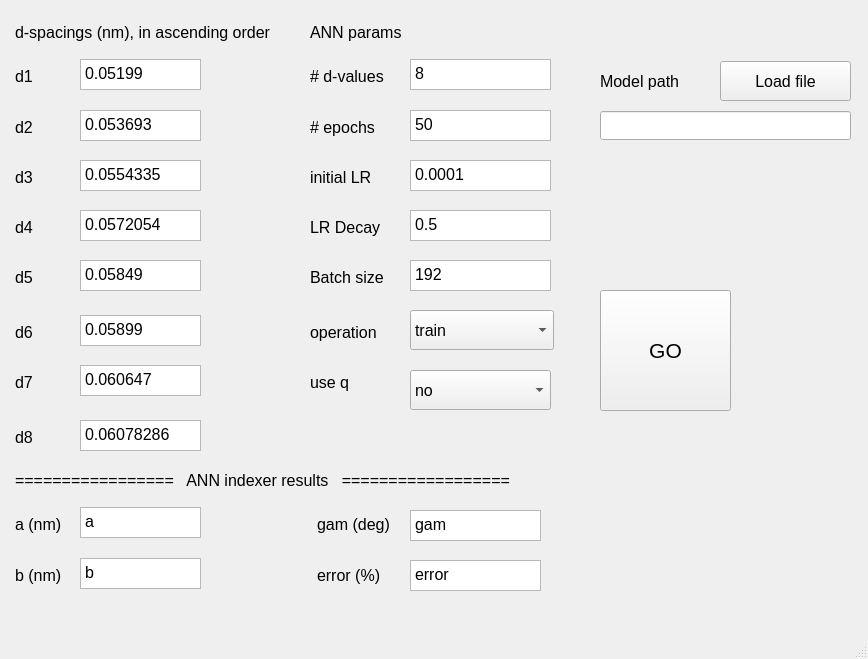
 <widget class="QMainWindow" name="MainWindow">
  <property name="geometry">
   <rect>
    <x>0</x>
    <y>0</y>
    <width>868</width>
    <height>659</height>
   </rect>
  </property>
  <property name="windowTitle">
   <string>ANN indexer</string>
  </property>
  <widget class="QWidget" name="centralwidget">
   <widget class="QLabel" name="label">
    <property name="geometry">
     <rect>
      <x>15</x>
      <y>15</y>
      <width>271</width>
      <height>34</height>
     </rect>
    </property>
    <property name="font">
     <font>
      <pointsize>12</pointsize>
     </font>
    </property>
    <property name="text">
     <string>d-spacings (nm), in ascending order</string>
    </property>
   </widget>
   <widget class="QLabel" name="label_2">
    <property name="geometry">
     <rect>
      <x>15</x>
      <y>59</y>
      <width>30</width>
      <height>34</height>
     </rect>
    </property>
    <property name="font">
     <font>
      <pointsize>12</pointsize>
     </font>
    </property>
    <property name="text">
     <string>d1</string>
    </property>
   </widget>
   <widget class="QLabel" name="label_3">
    <property name="geometry">
     <rect>
      <x>15</x>
      <y>110</y>
      <width>30</width>
      <height>34</height>
     </rect>
    </property>
    <property name="font">
     <font>
      <pointsize>12</pointsize>
     </font>
    </property>
    <property name="text">
     <string>d2</string>
    </property>
   </widget>
   <widget class="QLabel" name="label_4">
    <property name="geometry">
     <rect>
      <x>15</x>
      <y>160</y>
      <width>30</width>
      <height>34</height>
     </rect>
    </property>
    <property name="font">
     <font>
      <pointsize>12</pointsize>
     </font>
    </property>
    <property name="text">
     <string>d3</string>
    </property>
   </widget>
   <widget class="QLabel" name="label_5">
    <property name="geometry">
     <rect>
      <x>15</x>
      <y>210</y>
      <width>30</width>
      <height>34</height>
     </rect>
    </property>
    <property name="font">
     <font>
      <pointsize>12</pointsize>
     </font>
    </property>
    <property name="text">
     <string>d4</string>
    </property>
   </widget>
   <widget class="QLabel" name="label_6">
    <property name="geometry">
     <rect>
      <x>15</x>
      <y>260</y>
      <width>30</width>
      <height>34</height>
     </rect>
    </property>
    <property name="font">
     <font>
      <pointsize>12</pointsize>
     </font>
    </property>
    <property name="text">
     <string>d5</string>
    </property>
   </widget>
   <widget class="QTextEdit" name="d1box">
    <property name="geometry">
     <rect>
      <x>80</x>
      <y>59</y>
      <width>121</width>
      <height>31</height>
     </rect>
    </property>
    <property name="font">
     <font>
      <pointsize>12</pointsize>
     </font>
    </property>
    <property name="verticalScrollBarPolicy">
     <enum>Qt::ScrollBarAlwaysOff</enum>
    </property>
    <property name="tabChangesFocus">
     <bool>false</bool>
    </property>
    <property name="documentTitle">
     <string/>
    </property>
    <property name="html">
     <string>&lt;!DOCTYPE HTML PUBLIC &quot;-//W3C//DTD HTML 4.0//EN&quot; &quot;http://www.w3.org/TR/REC-html40/strict.dtd&quot;&gt;
&lt;html&gt;&lt;head&gt;&lt;meta name=&quot;qrichtext&quot; content=&quot;1&quot; /&gt;&lt;style type=&quot;text/css&quot;&gt;
p, li { white-space: pre-wrap; }
&lt;/style&gt;&lt;/head&gt;&lt;body style=&quot; font-family:'MS Shell Dlg 2'; font-size:12pt; font-weight:400; font-style:normal;&quot;&gt;
&lt;p style=&quot; margin-top:0px; margin-bottom:0px; margin-left:0px; margin-right:0px; -qt-block-indent:0; text-indent:0px;&quot;&gt;0.05199&lt;/p&gt;&lt;/body&gt;&lt;/html&gt;</string>
    </property>
   </widget>
   <widget class="QTextEdit" name="d2box">
    <property name="geometry">
     <rect>
      <x>80</x>
      <y>110</y>
      <width>121</width>
      <height>31</height>
     </rect>
    </property>
    <property name="font">
     <font>
      <pointsize>12</pointsize>
     </font>
    </property>
    <property name="verticalScrollBarPolicy">
     <enum>Qt::ScrollBarAlwaysOff</enum>
    </property>
    <property name="html">
     <string>&lt;!DOCTYPE HTML PUBLIC &quot;-//W3C//DTD HTML 4.0//EN&quot; &quot;http://www.w3.org/TR/REC-html40/strict.dtd&quot;&gt;
&lt;html&gt;&lt;head&gt;&lt;meta name=&quot;qrichtext&quot; content=&quot;1&quot; /&gt;&lt;style type=&quot;text/css&quot;&gt;
p, li { white-space: pre-wrap; }
&lt;/style&gt;&lt;/head&gt;&lt;body style=&quot; font-family:'MS Shell Dlg 2'; font-size:12pt; font-weight:400; font-style:normal;&quot;&gt;
&lt;p style=&quot; margin-top:0px; margin-bottom:0px; margin-left:0px; margin-right:0px; -qt-block-indent:0; text-indent:0px;&quot;&gt;0.053693&lt;/p&gt;&lt;/body&gt;&lt;/html&gt;</string>
    </property>
   </widget>
   <widget class="QTextEdit" name="d3box">
    <property name="geometry">
     <rect>
      <x>80</x>
      <y>160</y>
      <width>121</width>
      <height>31</height>
     </rect>
    </property>
    <property name="font">
     <font>
      <pointsize>12</pointsize>
     </font>
    </property>
    <property name="verticalScrollBarPolicy">
     <enum>Qt::ScrollBarAlwaysOff</enum>
    </property>
    <property name="html">
     <string>&lt;!DOCTYPE HTML PUBLIC &quot;-//W3C//DTD HTML 4.0//EN&quot; &quot;http://www.w3.org/TR/REC-html40/strict.dtd&quot;&gt;
&lt;html&gt;&lt;head&gt;&lt;meta name=&quot;qrichtext&quot; content=&quot;1&quot; /&gt;&lt;style type=&quot;text/css&quot;&gt;
p, li { white-space: pre-wrap; }
&lt;/style&gt;&lt;/head&gt;&lt;body style=&quot; font-family:'MS Shell Dlg 2'; font-size:12pt; font-weight:400; font-style:normal;&quot;&gt;
&lt;p style=&quot; margin-top:0px; margin-bottom:0px; margin-left:0px; margin-right:0px; -qt-block-indent:0; text-indent:0px;&quot;&gt;0.0554335&lt;/p&gt;&lt;/body&gt;&lt;/html&gt;</string>
    </property>
   </widget>
   <widget class="QTextEdit" name="d4box">
    <property name="geometry">
     <rect>
      <x>80</x>
      <y>210</y>
      <width>121</width>
      <height>31</height>
     </rect>
    </property>
    <property name="font">
     <font>
      <pointsize>12</pointsize>
     </font>
    </property>
    <property name="verticalScrollBarPolicy">
     <enum>Qt::ScrollBarAlwaysOff</enum>
    </property>
    <property name="html">
     <string>&lt;!DOCTYPE HTML PUBLIC &quot;-//W3C//DTD HTML 4.0//EN&quot; &quot;http://www.w3.org/TR/REC-html40/strict.dtd&quot;&gt;
&lt;html&gt;&lt;head&gt;&lt;meta name=&quot;qrichtext&quot; content=&quot;1&quot; /&gt;&lt;style type=&quot;text/css&quot;&gt;
p, li { white-space: pre-wrap; }
&lt;/style&gt;&lt;/head&gt;&lt;body style=&quot; font-family:'MS Shell Dlg 2'; font-size:12pt; font-weight:400; font-style:normal;&quot;&gt;
&lt;p style=&quot; margin-top:0px; margin-bottom:0px; margin-left:0px; margin-right:0px; -qt-block-indent:0; text-indent:0px;&quot;&gt;0.0572054&lt;/p&gt;&lt;/body&gt;&lt;/html&gt;</string>
    </property>
   </widget>
   <widget class="QTextEdit" name="d5box">
    <property name="geometry">
     <rect>
      <x>80</x>
      <y>260</y>
      <width>121</width>
      <height>31</height>
     </rect>
    </property>
    <property name="font">
     <font>
      <pointsize>12</pointsize>
     </font>
    </property>
    <property name="verticalScrollBarPolicy">
     <enum>Qt::ScrollBarAlwaysOff</enum>
    </property>
    <property name="html">
     <string>&lt;!DOCTYPE HTML PUBLIC &quot;-//W3C//DTD HTML 4.0//EN&quot; &quot;http://www.w3.org/TR/REC-html40/strict.dtd&quot;&gt;
&lt;html&gt;&lt;head&gt;&lt;meta name=&quot;qrichtext&quot; content=&quot;1&quot; /&gt;&lt;style type=&quot;text/css&quot;&gt;
p, li { white-space: pre-wrap; }
&lt;/style&gt;&lt;/head&gt;&lt;body style=&quot; font-family:'MS Shell Dlg 2'; font-size:12pt; font-weight:400; font-style:normal;&quot;&gt;
&lt;p style=&quot; margin-top:0px; margin-bottom:0px; margin-left:0px; margin-right:0px; -qt-block-indent:0; text-indent:0px;&quot;&gt;0.05849&lt;/p&gt;&lt;/body&gt;&lt;/html&gt;</string>
    </property>
   </widget>
   <widget class="QLabel" name="label_7">
    <property name="geometry">
     <rect>
      <x>310</x>
      <y>15</y>
      <width>156</width>
      <height>34</height>
     </rect>
    </property>
    <property name="font">
     <font>
      <pointsize>12</pointsize>
     </font>
    </property>
    <property name="text">
     <string>ANN params</string>
    </property>
   </widget>
   <widget class="QLabel" name="label_8">
    <property name="geometry">
     <rect>
      <x>310</x>
      <y>59</y>
      <width>133</width>
      <height>34</height>
     </rect>
    </property>
    <property name="font">
     <font>
      <pointsize>12</pointsize>
     </font>
    </property>
    <property name="text">
     <string># d-values</string>
    </property>
   </widget>
   <widget class="QTextEdit" name="initLR">
    <property name="geometry">
     <rect>
      <x>410</x>
      <y>160</y>
      <width>141</width>
      <height>31</height>
     </rect>
    </property>
    <property name="font">
     <font>
      <pointsize>12</pointsize>
     </font>
    </property>
    <property name="verticalScrollBarPolicy">
     <enum>Qt::ScrollBarAlwaysOff</enum>
    </property>
    <property name="html">
     <string>&lt;!DOCTYPE HTML PUBLIC &quot;-//W3C//DTD HTML 4.0//EN&quot; &quot;http://www.w3.org/TR/REC-html40/strict.dtd&quot;&gt;
&lt;html&gt;&lt;head&gt;&lt;meta name=&quot;qrichtext&quot; content=&quot;1&quot; /&gt;&lt;style type=&quot;text/css&quot;&gt;
p, li { white-space: pre-wrap; }
&lt;/style&gt;&lt;/head&gt;&lt;body style=&quot; font-family:'MS Shell Dlg 2'; font-size:12pt; font-weight:400; font-style:normal;&quot;&gt;
&lt;p style=&quot; margin-top:0px; margin-bottom:0px; margin-left:0px; margin-right:0px; -qt-block-indent:0; text-indent:0px;&quot;&gt;0.0001&lt;/p&gt;&lt;/body&gt;&lt;/html&gt;</string>
    </property>
   </widget>
   <widget class="QTextEdit" name="epochs">
    <property name="geometry">
     <rect>
      <x>410</x>
      <y>110</y>
      <width>141</width>
      <height>31</height>
     </rect>
    </property>
    <property name="font">
     <font>
      <pointsize>12</pointsize>
     </font>
    </property>
    <property name="verticalScrollBarPolicy">
     <enum>Qt::ScrollBarAlwaysOff</enum>
    </property>
    <property name="html">
     <string>&lt;!DOCTYPE HTML PUBLIC &quot;-//W3C//DTD HTML 4.0//EN&quot; &quot;http://www.w3.org/TR/REC-html40/strict.dtd&quot;&gt;
&lt;html&gt;&lt;head&gt;&lt;meta name=&quot;qrichtext&quot; content=&quot;1&quot; /&gt;&lt;style type=&quot;text/css&quot;&gt;
p, li { white-space: pre-wrap; }
&lt;/style&gt;&lt;/head&gt;&lt;body style=&quot; font-family:'MS Shell Dlg 2'; font-size:12pt; font-weight:400; font-style:normal;&quot;&gt;
&lt;p style=&quot; margin-top:0px; margin-bottom:0px; margin-left:0px; margin-right:0px; -qt-block-indent:0; text-indent:0px;&quot;&gt;50&lt;/p&gt;&lt;/body&gt;&lt;/html&gt;</string>
    </property>
   </widget>
   <widget class="QTextEdit" name="LRdecay">
    <property name="geometry">
     <rect>
      <x>410</x>
      <y>210</y>
      <width>141</width>
      <height>31</height>
     </rect>
    </property>
    <property name="font">
     <font>
      <pointsize>12</pointsize>
     </font>
    </property>
    <property name="layoutDirection">
     <enum>Qt::LeftToRight</enum>
    </property>
    <property name="verticalScrollBarPolicy">
     <enum>Qt::ScrollBarAlwaysOff</enum>
    </property>
    <property name="html">
     <string>&lt;!DOCTYPE HTML PUBLIC &quot;-//W3C//DTD HTML 4.0//EN&quot; &quot;http://www.w3.org/TR/REC-html40/strict.dtd&quot;&gt;
&lt;html&gt;&lt;head&gt;&lt;meta name=&quot;qrichtext&quot; content=&quot;1&quot; /&gt;&lt;style type=&quot;text/css&quot;&gt;
p, li { white-space: pre-wrap; }
&lt;/style&gt;&lt;/head&gt;&lt;body style=&quot; font-family:'MS Shell Dlg 2'; font-size:12pt; font-weight:400; font-style:normal;&quot;&gt;
&lt;p style=&quot; margin-top:0px; margin-bottom:0px; margin-left:0px; margin-right:0px; -qt-block-indent:0; text-indent:0px;&quot;&gt;0.5&lt;/p&gt;&lt;/body&gt;&lt;/html&gt;</string>
    </property>
   </widget>
   <widget class="QLabel" name="label_10">
    <property name="geometry">
     <rect>
      <x>310</x>
      <y>110</y>
      <width>116</width>
      <height>34</height>
     </rect>
    </property>
    <property name="font">
     <font>
      <pointsize>12</pointsize>
     </font>
    </property>
    <property name="text">
     <string># epochs</string>
    </property>
   </widget>
   <widget class="QLabel" name="label_11">
    <property name="geometry">
     <rect>
      <x>310</x>
      <y>210</y>
      <width>116</width>
      <height>34</height>
     </rect>
    </property>
    <property name="font">
     <font>
      <pointsize>12</pointsize>
     </font>
    </property>
    <property name="text">
     <string>LR Decay</string>
    </property>
   </widget>
   <widget class="QTextEdit" name="num_d">
    <property name="geometry">
     <rect>
      <x>410</x>
      <y>59</y>
      <width>141</width>
      <height>31</height>
     </rect>
    </property>
    <property name="font">
     <font>
      <pointsize>12</pointsize>
     </font>
    </property>
    <property name="verticalScrollBarPolicy">
     <enum>Qt::ScrollBarAlwaysOff</enum>
    </property>
    <property name="tabChangesFocus">
     <bool>false</bool>
    </property>
    <property name="documentTitle">
     <string/>
    </property>
    <property name="html">
     <string>&lt;!DOCTYPE HTML PUBLIC &quot;-//W3C//DTD HTML 4.0//EN&quot; &quot;http://www.w3.org/TR/REC-html40/strict.dtd&quot;&gt;
&lt;html&gt;&lt;head&gt;&lt;meta name=&quot;qrichtext&quot; content=&quot;1&quot; /&gt;&lt;style type=&quot;text/css&quot;&gt;
p, li { white-space: pre-wrap; }
&lt;/style&gt;&lt;/head&gt;&lt;body style=&quot; font-family:'MS Shell Dlg 2'; font-size:12pt; font-weight:400; font-style:normal;&quot;&gt;
&lt;p style=&quot; margin-top:0px; margin-bottom:0px; margin-left:0px; margin-right:0px; -qt-block-indent:0; text-indent:0px;&quot;&gt;8&lt;/p&gt;&lt;/body&gt;&lt;/html&gt;</string>
    </property>
   </widget>
   <widget class="QLabel" name="learnRateDecay">
    <property name="geometry">
     <rect>
      <x>310</x>
      <y>160</y>
      <width>104</width>
      <height>34</height>
     </rect>
    </property>
    <property name="font">
     <font>
      <pointsize>12</pointsize>
     </font>
    </property>
    <property name="text">
     <string>initial LR</string>
    </property>
   </widget>
   <widget class="QLabel" name="label_12">
    <property name="geometry">
     <rect>
      <x>15</x>
      <y>463</y>
      <width>800</width>
      <height>34</height>
     </rect>
    </property>
    <property name="font">
     <font>
      <pointsize>12</pointsize>
     </font>
    </property>
    <property name="text">
     <string>=================   ANN indexer results   ==================</string>
    </property>
   </widget>
   <widget class="QLabel" name="label_13">
    <property name="geometry">
     <rect>
      <x>15</x>
      <y>507</y>
      <width>86</width>
      <height>34</height>
     </rect>
    </property>
    <property name="font">
     <font>
      <pointsize>12</pointsize>
     </font>
    </property>
    <property name="text">
     <string>a (nm)</string>
    </property>
   </widget>
   <widget class="QTextEdit" name="a_box">
    <property name="geometry">
     <rect>
      <x>80</x>
      <y>507</y>
      <width>121</width>
      <height>31</height>
     </rect>
    </property>
    <property name="font">
     <font>
      <pointsize>12</pointsize>
     </font>
    </property>
    <property name="autoFillBackground">
     <bool>true</bool>
    </property>
    <property name="verticalScrollBarPolicy">
     <enum>Qt::ScrollBarAlwaysOff</enum>
    </property>
    <property name="readOnly">
     <bool>true</bool>
    </property>
    <property name="html">
     <string>&lt;!DOCTYPE HTML PUBLIC &quot;-//W3C//DTD HTML 4.0//EN&quot; &quot;http://www.w3.org/TR/REC-html40/strict.dtd&quot;&gt;
&lt;html&gt;&lt;head&gt;&lt;meta name=&quot;qrichtext&quot; content=&quot;1&quot; /&gt;&lt;style type=&quot;text/css&quot;&gt;
p, li { white-space: pre-wrap; }
&lt;/style&gt;&lt;/head&gt;&lt;body style=&quot; font-family:'MS Shell Dlg 2'; font-size:12pt; font-weight:400; font-style:normal;&quot;&gt;
&lt;p style=&quot; margin-top:0px; margin-bottom:0px; margin-left:0px; margin-right:0px; -qt-block-indent:0; text-indent:0px;&quot;&gt;a&lt;/p&gt;&lt;/body&gt;&lt;/html&gt;</string>
    </property>
   </widget>
   <widget class="QLabel" name="label_14">
    <property name="geometry">
     <rect>
      <x>15</x>
      <y>558</y>
      <width>86</width>
      <height>34</height>
     </rect>
    </property>
    <property name="font">
     <font>
      <pointsize>12</pointsize>
     </font>
    </property>
    <property name="text">
     <string>b (nm)</string>
    </property>
   </widget>
   <widget class="QTextEdit" name="b_box">
    <property name="geometry">
     <rect>
      <x>80</x>
      <y>558</y>
      <width>121</width>
      <height>31</height>
     </rect>
    </property>
    <property name="font">
     <font>
      <pointsize>12</pointsize>
     </font>
    </property>
    <property name="autoFillBackground">
     <bool>true</bool>
    </property>
    <property name="verticalScrollBarPolicy">
     <enum>Qt::ScrollBarAlwaysOff</enum>
    </property>
    <property name="readOnly">
     <bool>true</bool>
    </property>
    <property name="html">
     <string>&lt;!DOCTYPE HTML PUBLIC &quot;-//W3C//DTD HTML 4.0//EN&quot; &quot;http://www.w3.org/TR/REC-html40/strict.dtd&quot;&gt;
&lt;html&gt;&lt;head&gt;&lt;meta name=&quot;qrichtext&quot; content=&quot;1&quot; /&gt;&lt;style type=&quot;text/css&quot;&gt;
p, li { white-space: pre-wrap; }
&lt;/style&gt;&lt;/head&gt;&lt;body style=&quot; font-family:'MS Shell Dlg 2'; font-size:12pt; font-weight:400; font-style:normal;&quot;&gt;
&lt;p style=&quot; margin-top:0px; margin-bottom:0px; margin-left:0px; margin-right:0px; -qt-block-indent:0; text-indent:0px;&quot;&gt;b&lt;/p&gt;&lt;/body&gt;&lt;/html&gt;</string>
    </property>
   </widget>
   <widget class="QTextEdit" name="gam_box">
    <property name="geometry">
     <rect>
      <x>410</x>
      <y>510</y>
      <width>131</width>
      <height>31</height>
     </rect>
    </property>
    <property name="font">
     <font>
      <pointsize>12</pointsize>
     </font>
    </property>
    <property name="autoFillBackground">
     <bool>true</bool>
    </property>
    <property name="verticalScrollBarPolicy">
     <enum>Qt::ScrollBarAlwaysOff</enum>
    </property>
    <property name="readOnly">
     <bool>true</bool>
    </property>
    <property name="html">
     <string>&lt;!DOCTYPE HTML PUBLIC &quot;-//W3C//DTD HTML 4.0//EN&quot; &quot;http://www.w3.org/TR/REC-html40/strict.dtd&quot;&gt;
&lt;html&gt;&lt;head&gt;&lt;meta name=&quot;qrichtext&quot; content=&quot;1&quot; /&gt;&lt;style type=&quot;text/css&quot;&gt;
p, li { white-space: pre-wrap; }
&lt;/style&gt;&lt;/head&gt;&lt;body style=&quot; font-family:'MS Shell Dlg 2'; font-size:12pt; font-weight:400; font-style:normal;&quot;&gt;
&lt;p style=&quot; margin-top:0px; margin-bottom:0px; margin-left:0px; margin-right:0px; -qt-block-indent:0; text-indent:0px;&quot;&gt;gam&lt;/p&gt;&lt;/body&gt;&lt;/html&gt;</string>
    </property>
   </widget>
   <widget class="QLabel" name="label_15">
    <property name="geometry">
     <rect>
      <x>317</x>
      <y>507</y>
      <width>151</width>
      <height>34</height>
     </rect>
    </property>
    <property name="font">
     <font>
      <pointsize>12</pointsize>
     </font>
    </property>
    <property name="text">
     <string>gam (deg)</string>
    </property>
   </widget>
   <widget class="QTextEdit" name="d6box">
    <property name="geometry">
     <rect>
      <x>80</x>
      <y>315</y>
      <width>121</width>
      <height>31</height>
     </rect>
    </property>
    <property name="font">
     <font>
      <pointsize>12</pointsize>
     </font>
    </property>
    <property name="verticalScrollBarPolicy">
     <enum>Qt::ScrollBarAlwaysOff</enum>
    </property>
    <property name="html">
     <string>&lt;!DOCTYPE HTML PUBLIC &quot;-//W3C//DTD HTML 4.0//EN&quot; &quot;http://www.w3.org/TR/REC-html40/strict.dtd&quot;&gt;
&lt;html&gt;&lt;head&gt;&lt;meta name=&quot;qrichtext&quot; content=&quot;1&quot; /&gt;&lt;style type=&quot;text/css&quot;&gt;
p, li { white-space: pre-wrap; }
&lt;/style&gt;&lt;/head&gt;&lt;body style=&quot; font-family:'MS Shell Dlg 2'; font-size:12pt; font-weight:400; font-style:normal;&quot;&gt;
&lt;p style=&quot; margin-top:0px; margin-bottom:0px; margin-left:0px; margin-right:0px; -qt-block-indent:0; text-indent:0px;&quot;&gt;0.05899&lt;/p&gt;&lt;/body&gt;&lt;/html&gt;</string>
    </property>
   </widget>
   <widget class="QTextEdit" name="d7box">
    <property name="geometry">
     <rect>
      <x>80</x>
      <y>365</y>
      <width>121</width>
      <height>31</height>
     </rect>
    </property>
    <property name="font">
     <font>
      <pointsize>12</pointsize>
     </font>
    </property>
    <property name="verticalScrollBarPolicy">
     <enum>Qt::ScrollBarAlwaysOff</enum>
    </property>
    <property name="html">
     <string>&lt;!DOCTYPE HTML PUBLIC &quot;-//W3C//DTD HTML 4.0//EN&quot; &quot;http://www.w3.org/TR/REC-html40/strict.dtd&quot;&gt;
&lt;html&gt;&lt;head&gt;&lt;meta name=&quot;qrichtext&quot; content=&quot;1&quot; /&gt;&lt;style type=&quot;text/css&quot;&gt;
p, li { white-space: pre-wrap; }
&lt;/style&gt;&lt;/head&gt;&lt;body style=&quot; font-family:'MS Shell Dlg 2'; font-size:12pt; font-weight:400; font-style:normal;&quot;&gt;
&lt;p style=&quot; margin-top:0px; margin-bottom:0px; margin-left:0px; margin-right:0px; -qt-block-indent:0; text-indent:0px;&quot;&gt;0.060647&lt;/p&gt;&lt;/body&gt;&lt;/html&gt;</string>
    </property>
   </widget>
   <widget class="QTextEdit" name="d8box">
    <property name="geometry">
     <rect>
      <x>80</x>
      <y>420</y>
      <width>121</width>
      <height>31</height>
     </rect>
    </property>
    <property name="font">
     <font>
      <pointsize>12</pointsize>
     </font>
    </property>
    <property name="verticalScrollBarPolicy">
     <enum>Qt::ScrollBarAlwaysOff</enum>
    </property>
    <property name="html">
     <string>&lt;!DOCTYPE HTML PUBLIC &quot;-//W3C//DTD HTML 4.0//EN&quot; &quot;http://www.w3.org/TR/REC-html40/strict.dtd&quot;&gt;
&lt;html&gt;&lt;head&gt;&lt;meta name=&quot;qrichtext&quot; content=&quot;1&quot; /&gt;&lt;style type=&quot;text/css&quot;&gt;
p, li { white-space: pre-wrap; }
&lt;/style&gt;&lt;/head&gt;&lt;body style=&quot; font-family:'MS Shell Dlg 2'; font-size:12pt; font-weight:400; font-style:normal;&quot;&gt;
&lt;p style=&quot; margin-top:0px; margin-bottom:0px; margin-left:0px; margin-right:0px; -qt-block-indent:0; text-indent:0px;&quot;&gt;0.06078286&lt;/p&gt;&lt;/body&gt;&lt;/html&gt;</string>
    </property>
   </widget>
   <widget class="QLabel" name="label_16">
    <property name="geometry">
     <rect>
      <x>15</x>
      <y>315</y>
      <width>30</width>
      <height>34</height>
     </rect>
    </property>
    <property name="font">
     <font>
      <pointsize>12</pointsize>
     </font>
    </property>
    <property name="text">
     <string>d6</string>
    </property>
   </widget>
   <widget class="QLabel" name="label_17">
    <property name="geometry">
     <rect>
      <x>15</x>
      <y>365</y>
      <width>30</width>
      <height>34</height>
     </rect>
    </property>
    <property name="font">
     <font>
      <pointsize>12</pointsize>
     </font>
    </property>
    <property name="text">
     <string>d7</string>
    </property>
   </widget>
   <widget class="QLabel" name="label_18">
    <property name="geometry">
     <rect>
      <x>15</x>
      <y>420</y>
      <width>30</width>
      <height>34</height>
     </rect>
    </property>
    <property name="font">
     <font>
      <pointsize>12</pointsize>
     </font>
    </property>
    <property name="text">
     <string>d8</string>
    </property>
   </widget>
   <widget class="QPushButton" name="calcButton">
    <property name="geometry">
     <rect>
      <x>600</x>
      <y>290</y>
      <width>131</width>
      <height>121</height>
     </rect>
    </property>
    <property name="font">
     <font>
      <pointsize>16</pointsize>
     </font>
    </property>
    <property name="text">
     <string>GO</string>
    </property>
   </widget>
   <widget class="QLabel" name="operation_label">
    <property name="geometry">
     <rect>
      <x>310</x>
      <y>315</y>
      <width>116</width>
      <height>34</height>
     </rect>
    </property>
    <property name="font">
     <font>
      <pointsize>12</pointsize>
     </font>
    </property>
    <property name="text">
     <string>operation</string>
    </property>
   </widget>
   <widget class="QLabel" name="label_20">
    <property name="geometry">
     <rect>
      <x>310</x>
      <y>365</y>
      <width>68</width>
      <height>34</height>
     </rect>
    </property>
    <property name="font">
     <font>
      <pointsize>12</pointsize>
     </font>
    </property>
    <property name="text">
     <string>use q</string>
    </property>
   </widget>
   <widget class="QLabel" name="label_22">
    <property name="geometry">
     <rect>
      <x>317</x>
      <y>558</y>
      <width>141</width>
      <height>34</height>
     </rect>
    </property>
    <property name="font">
     <font>
      <pointsize>12</pointsize>
     </font>
    </property>
    <property name="text">
     <string>error (%)</string>
    </property>
   </widget>
   <widget class="QTextEdit" name="error_box">
    <property name="geometry">
     <rect>
      <x>410</x>
      <y>560</y>
      <width>131</width>
      <height>31</height>
     </rect>
    </property>
    <property name="font">
     <font>
      <pointsize>12</pointsize>
     </font>
    </property>
    <property name="autoFillBackground">
     <bool>true</bool>
    </property>
    <property name="verticalScrollBarPolicy">
     <enum>Qt::ScrollBarAlwaysOff</enum>
    </property>
    <property name="readOnly">
     <bool>true</bool>
    </property>
    <property name="html">
     <string>&lt;!DOCTYPE HTML PUBLIC &quot;-//W3C//DTD HTML 4.0//EN&quot; &quot;http://www.w3.org/TR/REC-html40/strict.dtd&quot;&gt;
&lt;html&gt;&lt;head&gt;&lt;meta name=&quot;qrichtext&quot; content=&quot;1&quot; /&gt;&lt;style type=&quot;text/css&quot;&gt;
p, li { white-space: pre-wrap; }
&lt;/style&gt;&lt;/head&gt;&lt;body style=&quot; font-family:'MS Shell Dlg 2'; font-size:12pt; font-weight:400; font-style:normal;&quot;&gt;
&lt;p style=&quot; margin-top:0px; margin-bottom:0px; margin-left:0px; margin-right:0px; -qt-block-indent:0; text-indent:0px;&quot;&gt;error&lt;/p&gt;&lt;/body&gt;&lt;/html&gt;</string>
    </property>
   </widget>
   <widget class="QComboBox" name="operation">
    <property name="geometry">
     <rect>
      <x>410</x>
      <y>310</y>
      <width>144</width>
      <height>40</height>
     </rect>
    </property>
    <property name="font">
     <font>
      <pointsize>12</pointsize>
     </font>
    </property>
    <item>
     <property name="text">
      <string>train</string>
     </property>
    </item>
    <item>
     <property name="text">
      <string>index</string>
     </property>
    </item>
    <item>
     <property name="text">
      <string>simulate</string>
     </property>
    </item>
   </widget>
   <widget class="QComboBox" name="use_q">
    <property name="geometry">
     <rect>
      <x>410</x>
      <y>370</y>
      <width>141</width>
      <height>40</height>
     </rect>
    </property>
    <property name="font">
     <font>
      <pointsize>12</pointsize>
     </font>
    </property>
    <item>
     <property name="text">
      <string>no</string>
     </property>
    </item>
    <item>
     <property name="text">
      <string>yes (not implemented)</string>
     </property>
    </item>
   </widget>
   <widget class="QLineEdit" name="modelPath">
    <property name="geometry">
     <rect>
      <x>600</x>
      <y>111</y>
      <width>251</width>
      <height>29</height>
     </rect>
    </property>
    <property name="text">
     <string/>
    </property>
   </widget>
   <widget class="QLabel" name="label_19">
    <property name="geometry">
     <rect>
      <x>600</x>
      <y>70</y>
      <width>94</width>
      <height>23</height>
     </rect>
    </property>
    <property name="font">
     <font>
      <pointsize>12</pointsize>
     </font>
    </property>
    <property name="text">
     <string>Model path</string>
    </property>
   </widget>
   <widget class="QPushButton" name="modelPathButton">
    <property name="geometry">
     <rect>
      <x>720</x>
      <y>61</y>
      <width>131</width>
      <height>40</height>
     </rect>
    </property>
    <property name="font">
     <font>
      <pointsize>12</pointsize>
     </font>
    </property>
    <property name="text">
     <string>Load file</string>
    </property>
   </widget>
   <widget class="QTextEdit" name="BatchSize">
    <property name="geometry">
     <rect>
      <x>410</x>
      <y>260</y>
      <width>141</width>
      <height>31</height>
     </rect>
    </property>
    <property name="font">
     <font>
      <pointsize>12</pointsize>
     </font>
    </property>
    <property name="layoutDirection">
     <enum>Qt::LeftToRight</enum>
    </property>
    <property name="verticalScrollBarPolicy">
     <enum>Qt::ScrollBarAlwaysOff</enum>
    </property>
    <property name="html">
     <string>&lt;!DOCTYPE HTML PUBLIC &quot;-//W3C//DTD HTML 4.0//EN&quot; &quot;http://www.w3.org/TR/REC-html40/strict.dtd&quot;&gt;
&lt;html&gt;&lt;head&gt;&lt;meta name=&quot;qrichtext&quot; content=&quot;1&quot; /&gt;&lt;style type=&quot;text/css&quot;&gt;
p, li { white-space: pre-wrap; }
&lt;/style&gt;&lt;/head&gt;&lt;body style=&quot; font-family:'MS Shell Dlg 2'; font-size:12pt; font-weight:400; font-style:normal;&quot;&gt;
&lt;p style=&quot; margin-top:0px; margin-bottom:0px; margin-left:0px; margin-right:0px; -qt-block-indent:0; text-indent:0px;&quot;&gt;192&lt;/p&gt;&lt;/body&gt;&lt;/html&gt;</string>
    </property>
   </widget>
   <widget class="QLabel" name="label_21">
    <property name="geometry">
     <rect>
      <x>310</x>
      <y>260</y>
      <width>125</width>
      <height>34</height>
     </rect>
    </property>
    <property name="font">
     <font>
      <pointsize>12</pointsize>
     </font>
    </property>
    <property name="text">
     <string>Batch size</string>
    </property>
   </widget>
   <widget class="QLabel" name="error_toast">
    <property name="geometry">
     <rect>
      <x>550</x>
      <y>490</y>
      <width>301</width>
      <height>111</height>
     </rect>
    </property>
    <property name="font">
     <font>
      <pointsize>12</pointsize>
     </font>
    </property>
    <property name="styleSheet">
     <string notr="true">color:red</string>
    </property>
    <property name="text">
     <string/>
    </property>
    <property name="wordWrap">
     <bool>true</bool>
    </property>
   </widget>
  </widget>
  <widget class="QMenuBar" name="menubar">
   <property name="geometry">
    <rect>
     <x>0</x>
     <y>0</y>
     <width>868</width>
     <height>26</height>
    </rect>
   </property>
  </widget>
  <widget class="QStatusBar" name="statusbar"/>
 </widget>
